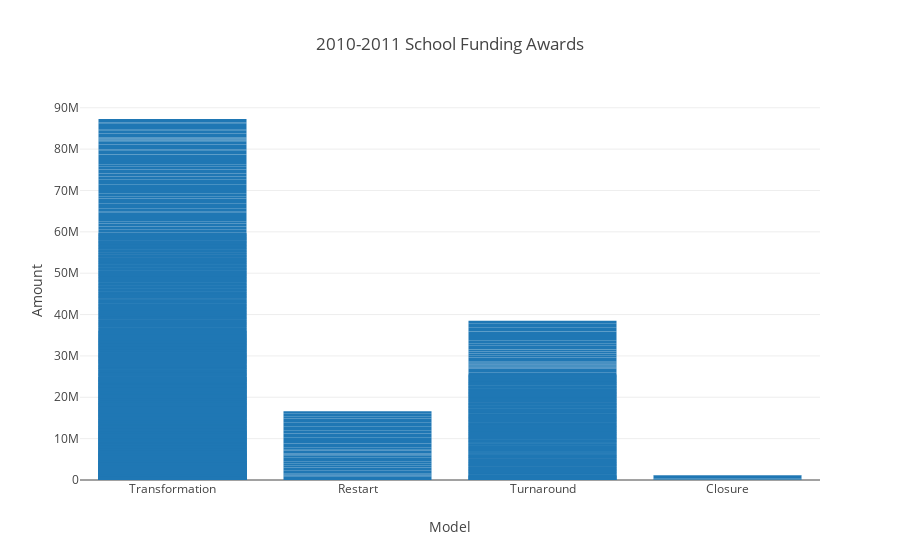

The code cell stored with this chart in its notebook:
### Markdown cell above
From this bar graph, we can see the max funding of each state as well as the average. The four states that stand out the most are Loiusana, Maine, Rhode Island, and Texas because there was no funding in these states during this time period. Why would that be? Were taxes high enough to the point where they didn't need Funding from the government or do they receive private funding?

### Code cell
iplot(
    go.Figure(
        data = [
            go.Bar(x= School_Fund['Model'], y = School_Fund['Amount']),
        ],
        
        layout = go.Layout(
        title = '2010-2011 School Funding Awards',
        yaxis = dict(title = 'Amount'),
        xaxis = dict(title  = 'Model')
        )
        ))

### Figure 1 — Plotly figure (JSON) as saved in the notebook; plotly's stock layout.template omitted (floating-point values rounded to 4 significant figures; data arrays with more than 128 entries replaced by an {"elided": "..."} marker saying what was removed)
{"data": [{"type": "bar", "uid": "4743ad4e-dee2-11e8-bbba-acde48001122", "x": {"elided": "831 str values"}, "y": {"elided": "831 int values"}}], "layout": {"title": "2010-2011 School Funding Awards", "xaxis": {"title": "Model"}, "yaxis": {"title": "Amount"}}}
